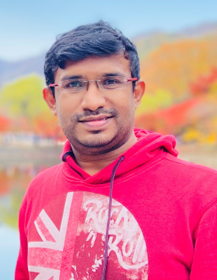
#> input picture Bharatesh.png, 217 x 280 px
$ jupyter execute eyeDetection.ipynb
#> lines starting #> are read from the running program, lines starting #| are printed output that depends on the picture
[cell 1]
#TO UPLOAD THE PICTURE
from google.colab import files
file=files.upload()
#> the answer given: Bharatesh.png

[cell 2]
#REQUIRED LIBRARIES
import numpy as np
import cv2
from matplotlib import pyplot as plt

[cell 3]
#TO UPLOAD HAARASCADE FILE IN COLAB
from google.colab import files
file=files.upload()
#> the answer given: Bharatesh.png

[cell 4]
#FOR ACCESSING THE HAARASCADE FILE
eye_classifier=cv2.CascadeClassifier('haarcascade_eye.xml')

[cell 5]
#TO DISPLAY THE IMAGE
image=cv2.imread('Bharatesh.png')
#> image is the input picture: shape (280, 217, 3); mean B, G, R 149.6, 129, 208.9
fix_img=cv2.cvtColor(image,cv2.COLOR_BGR2RGB)
plt.imshow(fix_img)

[cell 6]
#SETTING THE SIZE AND COLOUR OF THE RECTANGLE BOXES
def detect_eyes(fix_img):
    eye_rects=eye_classifier.detectMultiScale(fix_img)
#> eye_rects = [[93, 68, 27, 27], [65, 74, 23, 23]]
    for (ix,iy,iw,ih) in eye_rects:
        cv2.rectangle(fix_img,
                     (ix,iy),
                     (ix+iw,iy+ih),
                     (0,0,0),7)
#> this loop made 2 passes
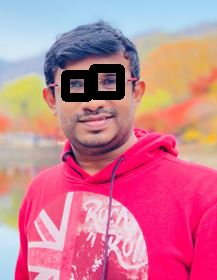
#> fix_img: shape (280, 217, 3); mean R, G, B 203.4, 124.9, 145.7
    return fix_img
